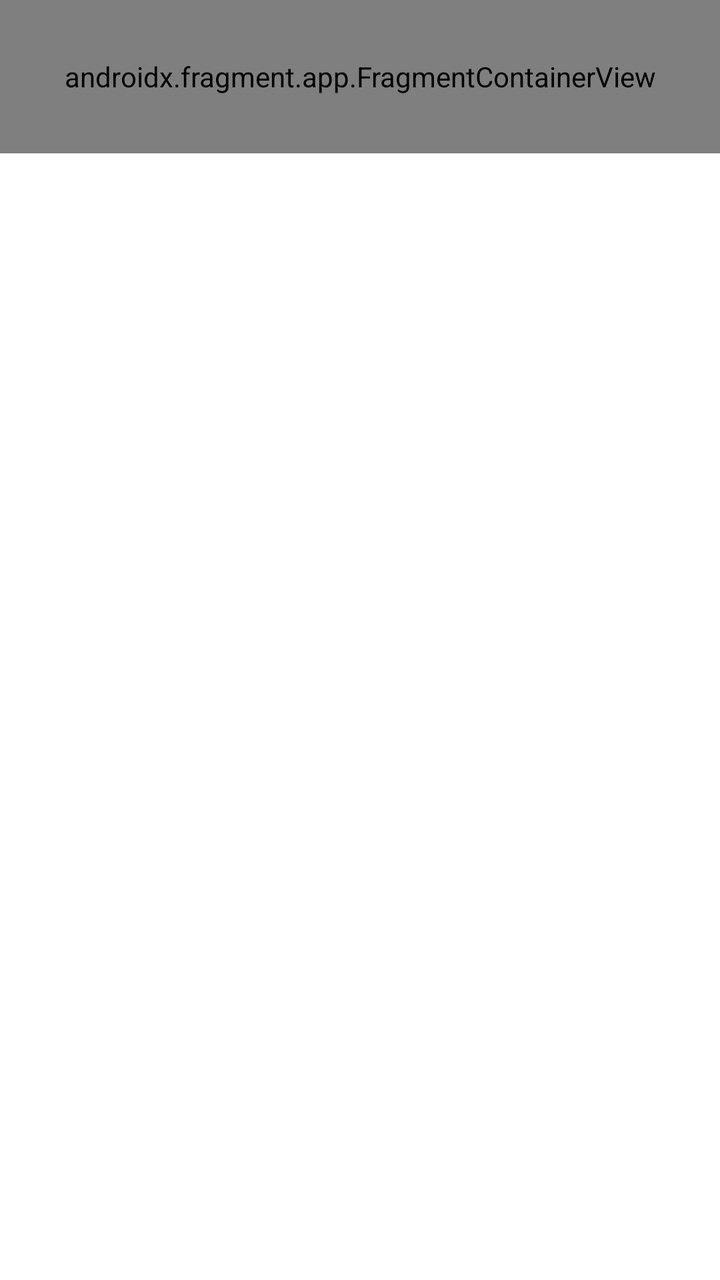
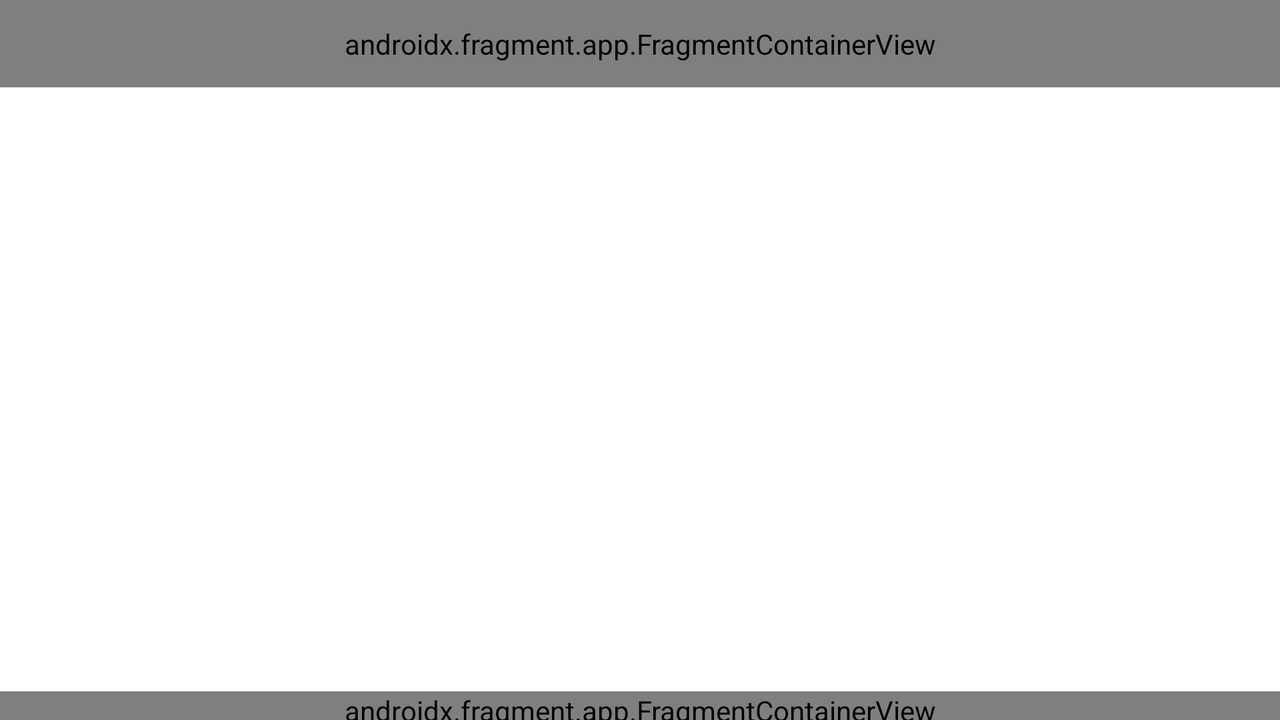

An Android layout and its configuration variant, each rendered on a device that would load it. The default file and the variant file are quoted in full after the pictures.
<!-- AndroidManifest.xml: application theme Theme.JanesBuns -->
<!-- res/layout/activity_main.xml -->
<?xml version="1.0" encoding="utf-8"?>
<androidx.constraintlayout.widget.ConstraintLayout xmlns:android="http://schemas.android.com/apk/res/android"
    xmlns:app="http://schemas.android.com/apk/res-auto"
    xmlns:tools="http://schemas.android.com/tools"
    android:layout_width="match_parent"
    android:layout_height="match_parent"
    tools:context=".activities.MainActivity">

    <androidx.fragment.app.FragmentContainerView
        android:id="@+id/fmcMainTopbar"
        android:name="dk.au.mad22spring.janesbuns.fragments.TopbarFragment"
        android:layout_width="0dp"
        android:layout_height="0dp"
        app:layout_constraintBottom_toTopOf="@+id/gdl1"
        app:layout_constraintEnd_toEndOf="parent"
        app:layout_constraintStart_toStartOf="parent"
        app:layout_constraintTop_toTopOf="parent" />

    <androidx.constraintlayout.widget.Guideline
        android:id="@+id/gdl1"
        android:layout_width="wrap_content"
        android:layout_height="wrap_content"
        android:orientation="horizontal"
        app:layout_constraintGuide_percent="0.12" />

    <androidx.recyclerview.widget.RecyclerView
        android:id="@+id/rcvMainCreamBuns"
        android:layout_width="0dp"
        android:layout_height="0dp"
        android:layout_marginStart="24dp"
        android:layout_marginTop="32dp"
        android:layout_marginBottom="32dp"
        android:layout_marginEnd="24dp"
        app:layout_constraintBottom_toBottomOf="parent"
        app:layout_constraintEnd_toEndOf="parent"
        app:layout_constraintStart_toStartOf="parent"
        app:layout_constraintTop_toBottomOf="@+id/fmcMainTopbar"
        tools:listitem="@layout/cream_bun_item" />

</androidx.constraintlayout.widget.ConstraintLayout>
<!-- res/layout/cream_bun_item.xml (included above) -->
<?xml version="1.0" encoding="utf-8"?>
<androidx.constraintlayout.widget.ConstraintLayout xmlns:android="http://schemas.android.com/apk/res/android"
    xmlns:app="http://schemas.android.com/apk/res-auto"
    xmlns:tools="http://schemas.android.com/tools"
    android:id="@+id/ConstraintLayout"
    android:layout_width="wrap_content"
    android:layout_height="wrap_content"
    android:background="@drawable/border">

    <ImageView
        android:id="@+id/imgCreamBunItemImage"
        android:layout_width="129dp"
        android:layout_height="129dp"
        android:layout_marginStart="1dp"
        android:layout_marginTop="1dp"
        android:layout_marginEnd="2dp"
        app:layout_constraintEnd_toEndOf="parent"
        app:layout_constraintHorizontal_bias="0.0"
        app:layout_constraintStart_toStartOf="parent"
        app:layout_constraintTop_toTopOf="parent"
        tools:srcCompat="@tools:sample/avatars" />

    <TextView
        android:id="@+id/txtCreamBunItemName"
        android:layout_width="wrap_content"
        android:layout_height="20dp"
        android:layout_marginTop="4dp"
        android:textColor="@color/black"
        android:textSize="16sp"
        android:textStyle="bold"
        app:layout_constraintEnd_toEndOf="@+id/imgCreamBunItemImage"
        app:layout_constraintStart_toStartOf="@+id/imgCreamBunItemImage"
        app:layout_constraintTop_toBottomOf="@+id/imgCreamBunItemImage"
        tools:text="Flaming cheetos" />

    <TextView
        android:id="@+id/txtCreamBunItemPrice"
        android:layout_width="wrap_content"
        android:layout_height="19dp"
        android:layout_marginStart="4dp"
        android:layout_marginTop="4dp"
        android:layout_marginBottom="1dp"
        android:textSize="12sp"
        app:layout_constraintBottom_toBottomOf="parent"
        app:layout_constraintStart_toStartOf="parent"
        app:layout_constraintTop_toBottomOf="@+id/txtCreamBunItemName"
        tools:text="399 kr" />

    <TextView
        android:id="@+id/txtCreamBunItemAmount"
        android:layout_width="wrap_content"
        android:layout_height="wrap_content"
        android:layout_marginEnd="4dp"
        android:textColor="@color/black"
        android:textSize="12sp"
        android:textStyle="bold"
        app:layout_constraintBottom_toBottomOf="@+id/txtCreamBunItemPrice"
        app:layout_constraintEnd_toEndOf="@+id/imgCreamBunItemImage"
        app:layout_constraintTop_toTopOf="@+id/txtCreamBunItemPrice"
        tools:text="4 stk" />
</androidx.constraintlayout.widget.ConstraintLayout>
<!-- resources referenced by this layout -->
<resources>
  <color name="black">#FF000000</color>
  <!-- drawable border (drawable) -->
  <shape xmlns:android="http://schemas.android.com/apk/res/android" android:shape="rectangle" >
      <solid android:color="#000000" />
      <solid android:color="@android:color/transparent" />
      <stroke android:width="2dp" android:color="#000000"/>
  
      <padding android:left="2dp"
          android:top="2dp"
          android:right="2dp"
          android:bottom="2dp"
          />
  
      <corners android:bottomRightRadius="15dp"
          android:bottomLeftRadius="15dp"
          android:topLeftRadius="15dp"
          android:topRightRadius="15dp"/>
  
  </shape>
  <style name="Theme.JanesBuns" parent="Theme.MaterialComponents.DayNight.DarkActionBar">
          
          <item name="colorPrimary">@color/purple_500</item>
          <item name="colorPrimaryVariant">@color/purple_700</item>
          <item name="colorOnPrimary">@color/white</item>
          
          <item name="colorSecondary">@color/teal_200</item>
          <item name="colorSecondaryVariant">@color/teal_700</item>
          <item name="colorOnSecondary">@color/black</item>
          
          <item name="windowActionBar"> false </item>
          <item name="windowNoTitle"> true </item>
          <item name="android:statusBarColor" tools:targetApi="l">?attr/colorPrimaryVariant</item>
          
      </style>
  <color name="purple_500">#FF6200EE</color>
  <color name="purple_700">#FF3700B3</color>
  <color name="white">#FFFFFFFF</color>
  <color name="teal_200">#FF03DAC5</color>
  <color name="teal_700">#FF018786</color>
</resources>
<!-- res/layout-land/activity_main.xml (the repository's variant of the layout above) -->
<!-- drawn on the phone turned sideways -->
<?xml version="1.0" encoding="utf-8"?>
<androidx.constraintlayout.widget.ConstraintLayout xmlns:android="http://schemas.android.com/apk/res/android"
    xmlns:app="http://schemas.android.com/apk/res-auto"
    xmlns:tools="http://schemas.android.com/tools"
    android:layout_width="match_parent"
    android:layout_height="match_parent"
    tools:context=".activities.MainActivity">

    <androidx.fragment.app.FragmentContainerView
        android:id="@+id/fmcMainTopbar"
        android:name="dk.au.mad22spring.janesbuns.fragments.TopbarFragment"
        android:layout_width="0dp"
        android:layout_height="0dp"
        app:layout_constraintBottom_toTopOf="@+id/gdl1"
        app:layout_constraintEnd_toEndOf="parent"
        app:layout_constraintStart_toStartOf="parent"
        app:layout_constraintTop_toTopOf="parent"
        tools:layout="@layout/fragment_topbar" />

    <androidx.constraintlayout.widget.Guideline
        android:id="@+id/gdl1"
        android:layout_width="wrap_content"
        android:layout_height="wrap_content"
        android:orientation="horizontal"
        app:layout_constraintGuide_percent="0.12128419" />

    <androidx.constraintlayout.widget.Guideline
        android:id="@+id/gdl2"
        android:layout_width="wrap_content"
        android:layout_height="wrap_content"
        android:orientation="horizontal"
        app:layout_constraintGuide_percent="0.96" />

    <androidx.recyclerview.widget.RecyclerView
        android:id="@+id/rcvMainCreamBuns"
        android:layout_width="0dp"
        android:layout_height="0dp"
        android:layout_marginStart="24dp"
        android:layout_marginTop="4dp"
        android:layout_marginEnd="24dp"
        android:layout_marginBottom="4dp"
        app:layout_constraintBottom_toTopOf="@+id/gdl2"
        app:layout_constraintEnd_toEndOf="parent"
        app:layout_constraintStart_toStartOf="parent"
        app:layout_constraintTop_toBottomOf="@+id/fmcMainTopbar"
        tools:listitem="@layout/cream_bun_item" />

    <androidx.fragment.app.FragmentContainerView
        android:id="@+id/fmcMainCart"
        android:name="dk.au.mad22spring.janesbuns.fragments.CartFragment"
        android:layout_width="0dp"
        android:layout_height="0dp"
        app:layout_constraintBottom_toBottomOf="parent"
        app:layout_constraintEnd_toEndOf="parent"
        app:layout_constraintStart_toStartOf="parent"
        app:layout_constraintTop_toTopOf="@+id/gdl2" />

</androidx.constraintlayout.widget.ConstraintLayout>
<!-- res/layout/fragment_topbar.xml (included above) -->
<?xml version="1.0" encoding="utf-8"?>
<FrameLayout xmlns:android="http://schemas.android.com/apk/res/android"
    xmlns:app="http://schemas.android.com/apk/res-auto"
    xmlns:tools="http://schemas.android.com/tools"
    android:layout_width="match_parent"
    android:layout_height="match_parent"
    tools:context=".fragments.TopbarFragment">

    <androidx.appcompat.widget.Toolbar
        android:id="@+id/toolbar"
        android:layout_width="match_parent"
        android:layout_height="wrap_content"
        android:background="?attr/colorPrimary"
        android:minHeight="?attr/actionBarSize"
        android:theme="?attr/actionBarTheme" />

</FrameLayout>
